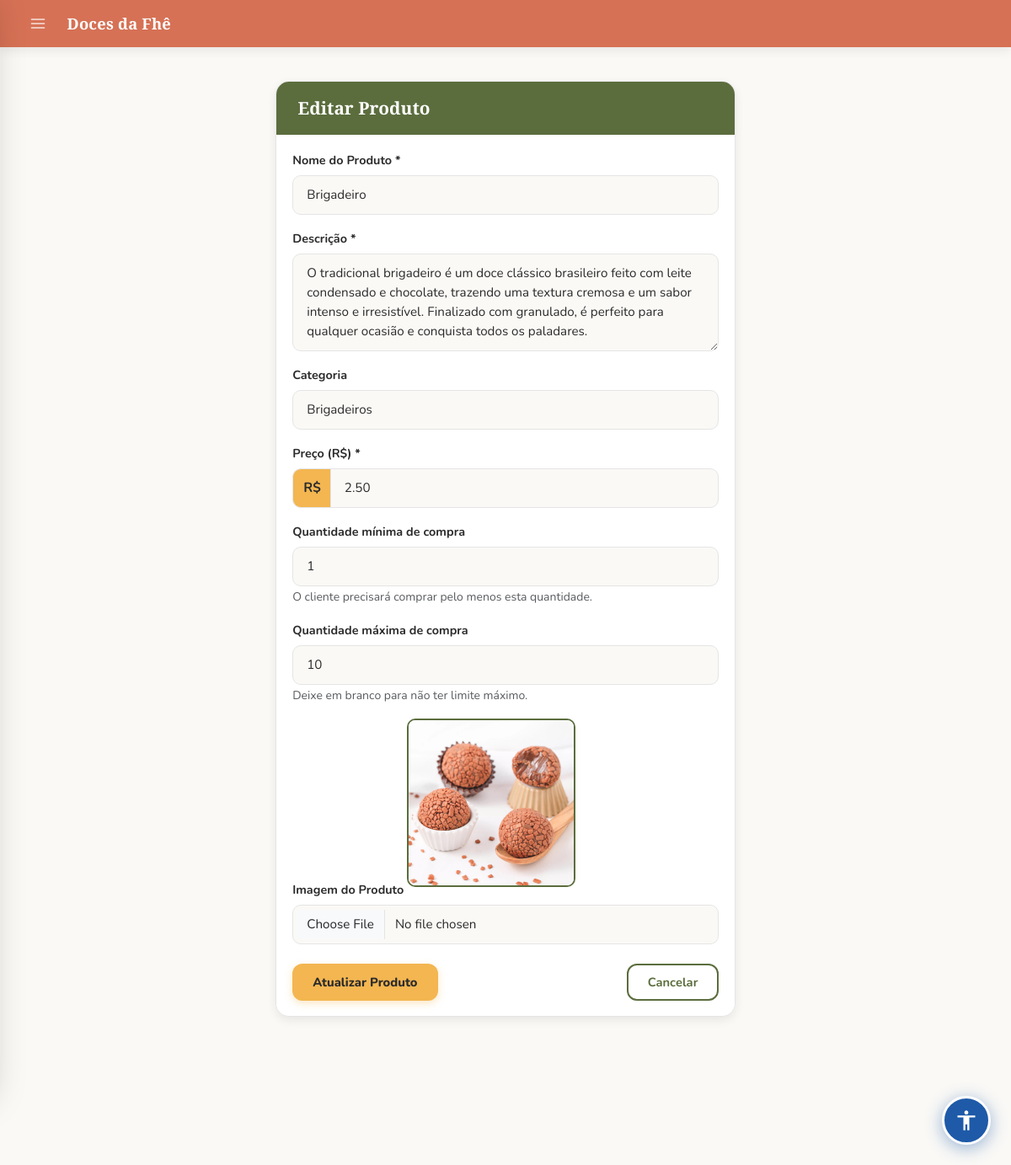
/products/edit/1 (signed in), run on the app's committed database.
### models.py (models this page shows, shortened)
class SiteConfig(db.Model):
    __tablename__ = "site_config"
    id               = db.Column(db.Integer, primary_key=True)
    color_primary    = db.Column(db.String(20), default='#5B6D3D')
    color_secondary  = db.Column(db.String(20), default='#D67155')
    color_accent     = db.Column(db.String(20), default='#F3B651')
    color_dark       = db.Column(db.String(20), default='#932E50')
    color_bg         = db.Column(db.String(20), default='#FAF9F6')
    color_text       = db.Column(db.String(20), default='#2B2B2B')
    color_text_light = db.Column(db.String(20), default='#6B6B6B')
    auth_bg_color1   = db.Column(db.String(20), default='#e8eed8')
    auth_bg_color2   = db.Column(db.String(20), default='#8fa05a')
    font_title   = db.Column(db.String(100), default='Playfair Display')
    font_body    = db.Column(db.String(100), default='Nunito')
    font_size    = db.Column(db.String(10), default='16')
    title_weight = db.Column(db.String(10), default='700')
    body_weight  = db.Column(db.String(10), default='400')
    layout_mode   = db.Column(db.String(20), default='spacious')
    layout_width  = db.Column(db.String(20), default='centered')
    card_columns  = db.Column(db.Integer,    default=3)
    card_gap      = db.Column(db.Integer,    default=20)
    show_carousel = db.Column(db.Boolean,    default=True)
    btn_radius  = db.Column(db.String(10), default='12px')
    card_shadow = db.Column(db.String(10), default='medium')
    navbar_fixed = db.Column(db.Boolean, default=True)
    anim_enabled     = db.Column(db.Boolean, default=True)
    anim_intensity   = db.Column(db.String(10), default='medium')
    anim_duration    = db.Column(db.Integer,    default=220)
    anim_hover_style = db.Column(db.String(20), default='lift')
    site_name   = db.Column(db.String(100), default='Doces da Fhê')
    logo_url    = db.Column(db.String(255), nullable=True)
    logo_height     = db.Column(db.Integer, default=100)
    logo_fit        = db.Column(db.String(20), default='contain')
    carousel_height = db.Column(db.Integer, default=340)
    card_img_height = db.Column(db.Integer, default=200)
    card_radius     = db.Column(db.String(10), default='16px')
    flash_success   = db.Column(db.String(20), default='#ffffff')
    flash_error     = db.Column(db.String(20), default='#f8d7da')
    flash_info      = db.Column(db.String(20), default='#ffffff')
    new_badge_days  = db.Column(db.Integer, default=7)
    new_badge_ativo = db.Column(db.Boolean, default=True)
    blog_primary    = db.Column(db.String(20), default='#5B6D3D')
    blog_accent     = db.Column(db.String(20), default='#932E50')
    blog_bg         = db.Column(db.String(20), default='#f8fafc')
    blog_card_bg    = db.Column(db.String(20), default='#ffffff')
    blog_text       = db.Column(db.String(20), default='#1e293b')
    agenda_dias_arquivar = db.Column(db.Integer, default=30)
    updated_at      = db.Column(db.DateTime, default=datetime.utcnow, onupdate=datetime.utcnow)

class Product(db.Model):
    __tablename__ = "products"
    id          = db.Column(db.Integer, primary_key=True)
    name        = db.Column(db.String(200), nullable=False, index=True)
    description = db.Column(db.String(800), nullable=False)
    image_url   = db.Column(db.String(300))
    price       = db.Column(db.Numeric(10, 2), nullable=False)
    category          = db.Column(db.String(100), nullable=True, default='geral')  # ✅ NOVO
    ativo             = db.Column(db.Boolean, default=True, nullable=False)
    estoque           = db.Column(db.Integer, default=0, nullable=False)
    estoque_minimo    = db.Column(db.Integer, default=5, nullable=False)
    quantidade_minima = db.Column(db.Integer, default=1, nullable=False)
    quantidade_maxima = db.Column(db.Integer, nullable=True)
    created_at     = db.Column(db.DateTime, default=datetime.utcnow)

### app.py (the view, shortened to what this page needs)
@app.route('/products/edit/<int:id>', methods=['GET', 'POST'])
@login_required
@admin_required
def edit_product(id):
    product = Product.query.get_or_404(id)
    return render_template('product/produto_form.html', product=product)

### app.py (called while the page is built)
def admin_required(f):
    @wraps(f)
    def decorated_function(*args, **kwargs):
        if not current_user.is_authenticated or not current_user.is_admin:
            flash("Acesso negado. São necessárias permissões de administrador.", "error")
            return redirect(url_for('dashboard'))
        return f(*args, **kwargs)
    return decorated_function

@login_manager.user_loader
def load_user(user_id):
    return User.query.get(int(user_id))

@app.context_processor
def inject_globals():
    if current_user.is_authenticated:
        total_itens = db.session.query(
            db.func.sum(CarrinhoItem.quantidade)
        ).filter_by(user_id=current_user.id).scalar() or 0
    else:
        total_itens = 0
    site_config = SiteConfig.query.first()
    return dict(carrinho_total=total_itens, site_config=site_config)

### templates/product/produto_form.html (shortened to what this page needs)
{% extends "admin/base.html" %}
{% block styles %}
<link rel="stylesheet" href="{{ url_for('static', filename='admin.css') }}">
{% endblock %}
{% block content %}
<div class="container mt-4">
  <div class="row justify-content-center">
    <div class="col-md-8 col-lg-6">
      <div class="card shadow-sm">
        <div class="card-header bg-primary text-white">
          <h3 class="mb-0">{% if product %}Editar Produto{% else %}Criar Produto{% endif %}</h3>
        </div>
        <div class="card-body">
          <form method="POST" enctype="multipart/form-data">
            <div class="mb-3">
              <label for="name" class="form-label">Nome do Produto *</label>
              <input type="text" class="form-control" id="name" name="name"
                     value="{{ product.name if product else '' }}" required>
            </div>
            <div class="mb-3">
              <label for="description" class="form-label">Descrição *</label>
              <textarea class="form-control" id="description" name="description"
                        rows="4" required>{{ product.description if product else '' }}</textarea>
            </div>
            <div class="mb-3">
              <label for="category" class="form-label">Categoria</label>
              <select class="form-control" id="category" name="category">
                <option value="brigadeiros" {% if product and product.category == 'brigadeiros' %}selected{% endif %}>Brigadeiros</option>
              </select>
            </div>
            <div class="mb-3">
              <label for="price" class="form-label">Preço (R$) *</label>
              <div class="input-group">
                <span class="input-group-text">R$</span>
                <input type="number" class="form-control" id="price" name="price"
                       step="0.01" min="0.01"
                       value="{{ '%.2f'|format(product.price) if product else '' }}" required>
              </div>
            </div>
            <div class="mb-3">
              <label for="quantidade_minima" class="form-label">Quantidade mínima de compra</label>
              <input type="number" class="form-control" id="quantidade_minima" name="quantidade_minima"
                     min="1" value="{{ product.quantidade_minima if product else 1 }}">
              <small class="text-muted">O cliente precisará comprar pelo menos esta quantidade.</small>
            </div>
            <div class="mb-3">
              <label for="quantidade_maxima" class="form-label">Quantidade máxima de compra</label>
              <input type="number" class="form-control" id="quantidade_maxima" name="quantidade_maxima"
                     min="1" value="{{ product.quantidade_maxima if product and product.quantidade_maxima else '' }}"
                     placeholder="Sem limite">
              <small class="text-muted">Deixe em branco para não ter limite máximo.</small>
            </div>
            <div class="mb-3">
              <label for="arquivo" class="form-label">Imagem do Produto</label>
              {% if product and product.image_url %}
                <div id="imgBoxProduto" class="img-crop-box"
                     style="width:200px; height:200px; border:2px solid var(--color-primary, #5B6D3D); margin-bottom:.5rem;"
                     onclick="abrirCropperImg('{{ url_for('static', filename=product.image_url) }}', 'imgB64Produto', 'imgBoxProduto')">
                  <img src="{{ url_for('static', filename=product.image_url) }}" alt="Imagem atual" style="width:100%;height:100%;object-fit:cover;">
                </div>
              {% endif %}
              <input type="file" class="form-control" id="arquivo" name="arquivo"
                     accept="image/*" onchange="adminOpenCropper(this, 'previewImg', 'previewWrap')">
            </div>
            <div class="d-flex justify-content-between gap-2" style="margin-top:1.2rem;">
              <button type="submit" class="btn-primary">
                {% if product %}Atualizar{% else %}Criar{% endif %} Produto
              </button>
              <a href="{{ url_for('list_products') }}" class="btn-secondary">Cancelar</a>
            </div>
          </form>
        </div>
      </div>
    </div>
  </div>
</div>
{% endblock %}

### templates/admin/base.html (shortened to what this page needs)
<!DOCTYPE html>
<html>
<head>
  <link href="https://cdn.jsdelivr.net/npm/bootstrap@5.3.0/dist/css/bootstrap.min.css" rel="stylesheet">
  <link rel="stylesheet" href="https://cdnjs.cloudflare.com/ajax/libs/cropperjs/1.6.1/cropper.min.css">
  {% block styles %}{% endblock %}
  <link rel="stylesheet" href="{{ url_for('dynamic_styles') }}">
  {% if not request.path.startswith('/admin') and request.path not in ['/login', '/signup', '/logout', '/forgot-password', '/change-password'] and not request.path.startswith('/reset-password') %}
  <link rel="stylesheet" href="{{ url_for('static', filename='accessibility.css') }}">
  {% endif %}
</head>
<body>
{% if current_user.is_authenticated and current_user.is_admin %}
<div class="topbar">
  <button class="topbar-menu-btn" id="drawerToggle" aria-label="Menu">
    <svg xmlns="http://www.w3.org/2000/svg" width="20" height="20" viewBox="0 0 24 24" fill="none"
         stroke="currentColor" stroke-width="2" stroke-linecap="round" stroke-linejoin="round">
      <line x1="3" y1="6"  x2="21" y2="6"/>
      <line x1="3" y1="12" x2="21" y2="12"/>
      <line x1="3" y1="18" x2="21" y2="18"/>
    </svg>
  </button>
  <span class="topbar-brand">{{ site_config.site_name if site_config else 'Doces da Fhê' }}</span>
</div>
{% endif %}
<div class="acc-content-wrap">
<main id="acc-main-content">
{% block content %}
{% endblock %}
</main>
</div>
{% if not request.path.startswith('/admin') and request.path not in ['/login', '/signup', '/logout', '/forgot-password', '/change-password'] and not request.path.startswith('/reset-password') %}
<label for="acc-open" class="acc-fab" role="button" aria-label="Abrir painel de acessibilidade" title="Acessibilidade">
  <svg xmlns="http://www.w3.org/2000/svg" width="28" height="28" viewBox="0 0 24 24" fill="currentColor">
    <path d="M12 2c1.1 0 2 .9 2 2s-.9 2-2 2-2-.9-2-2 .9-2 2-2zm9 7h-6v13h-2v-6h-2v6H9V9H3V7h18v2z"/>
  </svg>
</label>
{% endif %}
</body>
</html>

### static/admin.css (style rules this page uses)
:root { --color-primary: #5B6D3D; --color-secondary: #D67155; --color-accent: #F3B651; --color-dark: #932E50; --color-bg: #FAF9F6; --color-white: #FFFFFF; --color-text: #2B2B2B; --color-text-light: #6B6B6B; --color-border: #E5E5E5; --color-hover-primary: #4a5932; --color-hover-accent: #d9a13f; --color-hover-secondary: #b85a42; --shadow-sm: 0 2px 6px rgba(0,0,0,.05); --shadow-md: 0 4px 12px rgba(0,0,0,.08); --shadow-lg: 0 8px 20px rgba(0,0,0,.12); --radius-sm: 6px; --radius-md: 10px; --radius-lg: 16px; }
html body { background: var(--color-bg) !important; font-family: 'Nunito', sans-serif !important; margin: 0 !important; padding: 0 !important; }
html body h3 { font-family: 'Playfair Display', serif !important; font-size: 1.3rem !important; color: var(--color-primary) !important; }
html body .btn-primary, html body a.btn-primary, html body button.btn-primary { background-color: var(--color-accent) !important; border: none !important; color: var(--color-text) !important; border-radius: 12px !important; padding: .6rem 1.5rem !important; font-family: 'Nunito', sans-serif !important; font-weight: 800 !important; font-size: .92rem !important; text-decoration: none !important; transition: background .2s, transform .15s, box-shadow .2s !important; cursor: pointer !important; box-shadow: 0 3px 10px rgba(243,182,81,.35) !important; display: inline-block !important; }
html body .btn-secondary, html body a.btn-secondary, html body button.btn-secondary { background-color: transparent !important; border: 2px solid var(--color-primary) !important; color: var(--color-primary) !important; border-radius: 12px !important; padding: .58rem 1.4rem !important; font-family: 'Nunito', sans-serif !important; font-weight: 700 !important; font-size: .92rem !important; text-decoration: none !important; transition: background .2s, transform .15s !important; cursor: pointer !important; box-shadow: none !important; display: inline-block !important; }
html body .card { background: var(--color-white) !important; border: 1.5px solid var(--color-border) !important; border-radius: var(--radius-lg) !important; box-shadow: var(--shadow-md) !important; overflow: hidden !important; transition: transform .2s, box-shadow .2s !important; }
html body .card img:not(.kit-thumb) { width: 100% !important; height: 200px !important; object-fit: cover !important; max-width: unset !important; max-height: 200px !important; display: block !important; }
.img-crop-box { position: relative; display: inline-block; cursor: pointer; border-radius: 10px; overflow: hidden; }
html body .card .card-body { padding: 1.1rem 1.2rem !important; background: var(--color-white) !important; }
html body .container { padding-top: 1rem !important; padding-bottom: 3rem !important; }
html body .card-header, html body .card-header.bg-primary { background: var(--color-primary) !important; border-bottom: none !important; padding: 1.2rem 1.6rem !important; border-radius: 0 !important; }
html body .card-header h3, html body .card-header .mb-0 { font-family: 'Playfair Display', serif !important; font-size: 1.3rem !important; color: var(--color-white) !important; margin: 0 !important; }
html body .form-label { font-weight: 700 !important; font-size: .9rem !important; color: var(--color-text) !important; margin-bottom: .4rem !important; }
html body .form-control { border: 1.5px solid var(--color-border) !important; border-radius: var(--radius-md) !important; font-family: 'Nunito', sans-serif !important; font-size: .95rem !important; color: var(--color-text) !important; background: var(--color-bg) !important; padding: .7rem 1rem !important; box-shadow: none !important; transition: border-color .2s, box-shadow .2s !important; }
html body .form-control::placeholder { color: var(--color-text-light) !important; opacity: .7 !important; }
html body .input-group-text { background: var(--color-accent) !important; border: 1.5px solid var(--color-border) !important; border-right: none !important; border-radius: var(--radius-md) 0 0 var(--radius-md) !important; color: var(--color-text) !important; font-weight: 700 !important; }
html body .input-group .form-control { border-radius: 0 var(--radius-md) var(--radius-md) 0 !important; }
html body .d-flex.justify-content-between { margin-top: 1.4rem !important; }

### data on the page
SiteConfig: site_name "Doces da Fhê"
Product: name "Brigadeiro", description "O tradicional brigadeiro é um doce clássico brasileiro feito com leite condensado e chocolate, trazendo uma textura cremosa e um sabor intenso e irresistível. Finalizado com granulado, é perfeito para qualquer ocasião e conquista todos os paladares.", category "Brigadeiros", price "2.50", quantidade_minima "1", quantidade_maxima "10", image_url (picture)
